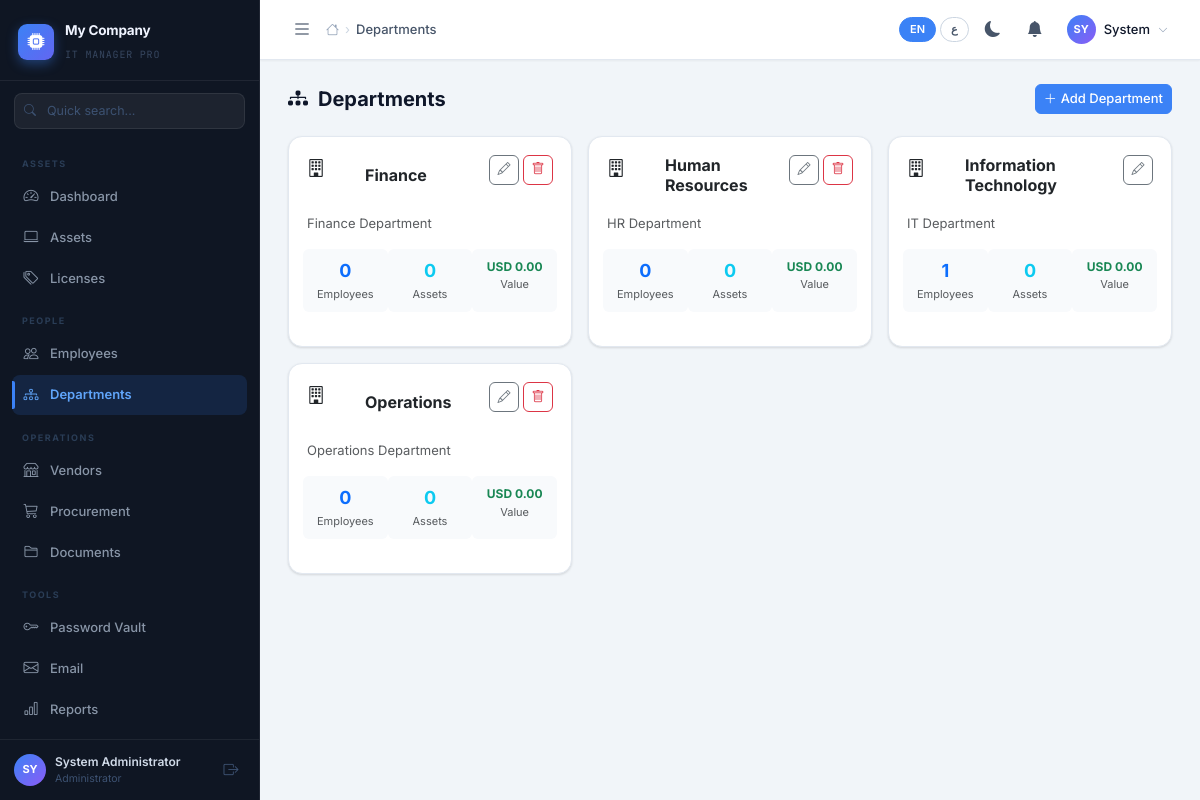
Page /pages/departments.php (signed in) on the committed database.
### tables this page shows
CREATE TABLE IF NOT EXISTS `users` (
  `id`             INT UNSIGNED AUTO_INCREMENT PRIMARY KEY,
  `username`       VARCHAR(50)  NOT NULL UNIQUE,
  `email`          VARCHAR(150) NOT NULL UNIQUE,
  `password_hash`  VARCHAR(255) NOT NULL,
  `role_id`        INT UNSIGNED NOT NULL,
  `department_id`  INT UNSIGNED NULL,
  `full_name`      VARCHAR(150) NOT NULL,
  `phone`          VARCHAR(30),
  `job_title`      VARCHAR(100),
  `avatar`         VARCHAR(255),
  `employee_id`    VARCHAR(50)  UNIQUE,
  `status`         ENUM('active','inactive','suspended') DEFAULT 'active',
  `vault_key_hash` VARCHAR(255) NULL,
  `vault_salt`     VARCHAR(64)  NULL,
  `theme`          ENUM('light','dark') DEFAULT 'light',
  `language`       ENUM('en','ar')      DEFAULT 'en',
  `last_login`     TIMESTAMP NULL,
  `login_attempts` TINYINT  DEFAULT 0,
  `locked_until`   TIMESTAMP NULL,
  `created_at`     TIMESTAMP DEFAULT CURRENT_TIMESTAMP,
  `updated_at`     TIMESTAMP DEFAULT CURRENT_TIMESTAMP ON UPDATE CURRENT_TIMESTAMP,
  FOREIGN KEY (`role_id`)       REFERENCES `roles`(`id`),
  FOREIGN KEY (`department_id`) REFERENCES `departments`(`id`) ON DELETE SET NULL
);

CREATE TABLE IF NOT EXISTS `roles` (
  `id`          INT UNSIGNED AUTO_INCREMENT PRIMARY KEY,
  `name`        VARCHAR(50)  NOT NULL UNIQUE,
  `description` VARCHAR(255),
  `is_system`   TINYINT(1)   DEFAULT 0,
  `color`       VARCHAR(20)  DEFAULT 'primary',
  `created_at`  TIMESTAMP    DEFAULT CURRENT_TIMESTAMP
);

CREATE TABLE IF NOT EXISTS `departments` (
  `id`          INT UNSIGNED AUTO_INCREMENT PRIMARY KEY,
  `name`        VARCHAR(100) NOT NULL,
  `name_ar`     VARCHAR(100),
  `description` TEXT,
  `manager_id`  INT UNSIGNED NULL,
  `budget`      DECIMAL(15,2) DEFAULT 0,
  `created_at`  TIMESTAMP DEFAULT CURRENT_TIMESTAMP,
  `updated_at`  TIMESTAMP DEFAULT CURRENT_TIMESTAMP ON UPDATE CURRENT_TIMESTAMP
);

### config/database.php (called while the page is built, shortened)
<?php
class Database {
    private static ?PDO $instance = null;
    public static function getInstance(): PDO {
        if (self::$instance === null) {
            $dsn = sprintf(
                'mysql:host=%s;port=%s;dbname=%s;charset=%s',
                DB_HOST, DB_PORT, DB_NAME, DB_CHARSET
            );
            $options = [
                PDO::ATTR_ERRMODE            => PDO::ERRMODE_EXCEPTION,
                PDO::ATTR_DEFAULT_FETCH_MODE => PDO::FETCH_ASSOC,
                PDO::ATTR_EMULATE_PREPARES   => false,
                PDO::MYSQL_ATTR_INIT_COMMAND => "SET NAMES utf8mb4 COLLATE utf8mb4_unicode_ci",
            ];
            try {
                self::$instance = new PDO($dsn, DB_USER, DB_PASS, $options);
            } catch (PDOException $e) {
                error_log('DB Connection failed: ' . $e->getMessage());
                die(json_encode(['error' => 'Database connection failed']));
            }
        }
        return self::$instance;
    }
}

### classes/Auth.php (called while the page is built, shortened)
<?php
class Auth {
    private static ?Auth $instance = null;
    private PDO $db;
    private ?array $user = null;
    private array $permissions = [];
    public static function getInstance(): Auth {
        if (self::$instance === null) self::$instance = new Auth();
        return self::$instance;
    }
    private function __construct() {
        $this->db = Database::getInstance();
        if (!empty($_SESSION['user_id'])) {
            $this->loadUser((int)$_SESSION['user_id']);
        }
    }
    private function loadUser(int $userId): void {
        $stmt = $this->db->prepare(
            "SELECT u.*, r.name as role_name FROM users u JOIN roles r ON u.role_id=r.id WHERE u.id=? AND u.status='active' LIMIT 1"
        );
        $stmt->execute([$userId]);
        $user = $stmt->fetch();
        $this->user = $user;
        $this->loadPermissions();
    }
    private function loadPermissions(): void {
        $stmt = $this->db->prepare(
            "SELECT p.module, p.action FROM permissions p JOIN role_permissions rp ON p.id=rp.permission_id WHERE rp.role_id=?"
        );
        $stmt->execute([$this->user['role_id']]);
        $this->permissions = [];
        foreach ($stmt->fetchAll() as $row) {
            $this->permissions[$row['module']][$row['action']] = true;
        }
    }
    public function getUser(): ?array  { return $this->user; }
    public function can(string $module, string $action = 'view'): bool {
        return isset($this->permissions[$module][$action]);
    }
    public function generateCsrfToken(): string {
        return $_SESSION['csrf_token'];
    }
    public function getTheme(): string { return $this->user['theme'] ?? ($_SESSION['theme'] ?? 'light'); }
    public function getLang(): string  { return $this->user['language'] ?? ($_SESSION['lang'] ?? 'en'); }
}

### includes/bootstrap.php (called while the page is built, shortened)
<?php
require_once __DIR__ . '/../config/database.php';
require_once __DIR__ . '/../classes/Auth.php';
require_once __DIR__ . '/../includes/functions.php';
$auth = Auth::getInstance();

### includes/functions.php (called while the page is built, shortened)
<?php
$_ITSM_LANG = [];
function loadLang(string $lang = 'en'): void {
    $f = APP_ROOT . '/lang/' . ($lang === 'ar' ? 'ar' : 'en') . '.php';
    $_ITSM_LANG = file_exists($f) ? require $f : [];
}
function __(string $key, array $rep = []): string {
    global $_ITSM_LANG;
    $s = $_ITSM_LANG[$key] ?? $key;
    return $s;
}
function h(mixed $v): string { return htmlspecialchars((string)$v, ENT_QUOTES | ENT_SUBSTITUTE, 'UTF-8'); }
function getSetting(string $key, string $default = ''): string {
    static $cache = null;
    if ($cache === null) {
        try {
            $rows = Database::getInstance()->query("SELECT `key`,`value` FROM `settings`")->fetchAll();
            $cache = array_column($rows, 'value', 'key');
        } catch (Throwable $e) { $cache = []; }
    }
    return (string)($cache[$key] ?? $default);
}
function formatMoney(float $amt, ?string $cur = null): string {
    $c = $cur ?? getSetting('currency', 'USD');
    return $c . ' ' . number_format($amt, 2);
}

### pages/departments.php (the view, shortened to what this page needs)
<?php
require_once __DIR__ . '/../includes/bootstrap.php';
$auth->requirePermission('departments','view');
$breadcrumb = [['label'=>__('dept_title'),'active'=>true]];
$depts = $db->query(
    "SELECT d.*, u.full_name as manager_name,
     (SELECT COUNT(*) FROM users e WHERE e.department_id=d.id AND e.status='active') as emp_count,
     (SELECT COUNT(*) FROM assets a WHERE a.department_id=d.id) as asset_count,
     (SELECT COALESCE(SUM(a.price),0) FROM assets a WHERE a.department_id=d.id) as asset_value
     FROM departments d LEFT JOIN users u ON d.manager_id=u.id ORDER BY d.name"
)->fetchAll();
include APP_ROOT . '/includes/header.php';
?>
<div class="page-header">
  <h1 class="page-title"><i class="bi bi-diagram-3-fill"></i> <?= h(__('dept_title')) ?></h1>
  <?php if ($auth->can('departments','add')): ?>
  <button class="btn btn-sm btn-primary" data-bs-toggle="modal" data-bs-target="#modalDept" onclick="resetDeptModal()">
    <i class="bi bi-plus-lg me-1"></i><?= h(__('dept_add')) ?>
  </button>
  <?php endif; ?>
</div>
<div class="row g-3">
  <?php foreach ($depts as $d):
  ?>
  <div class="col-md-6 col-lg-4">
    <div class="card hover-lift h-100">
      <div class="card-body">
        <div class="d-flex align-items-start justify-content-between mb-3">
          <div class="d-flex align-items-center gap-3">
            <div class="stat-icon primary" style="width:42px;height:42px;font-size:18px;flex-shrink:0;"><i class="bi bi-building"></i></div>
            <div>
              <h6 class="mb-0 fw-bold"><?= h($d['name']) ?></h6>
            </div>
          </div>
          <div class="d-flex gap-1">
            <?php if ($auth->can('departments','edit')): ?>
            <button class="btn btn-icon btn-sm btn-outline-secondary" onclick="editDept(<?= $d['id'] ?>)"><i class="bi bi-pencil"></i></button>
            <?php endif; ?>
            <?php if ($auth->can('departments','delete') && $d['emp_count']==0): ?>
            <button class="btn btn-icon btn-sm btn-outline-danger" onclick="confirmDelete('<?= APP_URL ?>/actions/dept_delete.php?id=<?= $d['id'] ?>&csrf_token=<?= h($auth->generateCsrfToken()) ?>')"><i class="bi bi-trash"></i></button>
            <?php endif; ?>
          </div>
        </div>
        <?php if ($d['description']): ?><p class="text-muted mb-3" style="font-size:13px;"><?= h($d['description']) ?></p><?php endif; ?>
        <div class="row g-2 mb-3">
          <div class="col-4 text-center p-2 rounded" style="background:var(--surface-2);">
            <div class="fw-bold text-primary" style="font-size:18px;"><?= $d['emp_count'] ?></div>
            <div class="text-muted" style="font-size:11px;"><?= h(__('dept_employees')) ?></div>
          </div>
          <div class="col-4 text-center p-2 rounded" style="background:var(--surface-2);">
            <div class="fw-bold text-info" style="font-size:18px;"><?= $d['asset_count'] ?></div>
            <div class="text-muted" style="font-size:11px;"><?= h(__('nav_assets')) ?></div>
          </div>
          <div class="col-4 text-center p-2 rounded" style="background:var(--surface-2);">
            <div class="fw-bold text-success" style="font-size:12px;"><?= formatMoney($d['asset_value']) ?></div>
            <div class="text-muted" style="font-size:11px;">Value</div>
          </div>
        </div>
      </div>
    </div>
  </div>
  <?php endforeach; ?>
</div>
<?php include APP_ROOT . '/includes/footer.php'; ?>

### includes/header.php (shortened to what this page needs)
<?php
$currentUser = $auth->getUser();
$theme       = $auth->getTheme();
$lang        = $auth->getLang();
$isRTL       = ($lang === 'ar');
$dir         = $isRTL ? 'rtl' : 'ltr';
$companyName = getSetting('company_name', APP_NAME);
$companyLogo = getSetting('company_logo', '');
$curPage = basename(parse_url($_SERVER['REQUEST_URI'] ?? '/', PHP_URL_PATH));
function isNav(string $page, string $curPage): string {
    return str_contains($curPage, str_replace('.php','',$page)) ? 'active' : '';
}
?>
<!DOCTYPE html>
<html lang="<?= h($lang) ?>" dir="<?= $dir ?>" data-bs-theme="<?= h($theme) ?>">
<head>
<link rel="stylesheet" href="https://cdn.jsdelivr.net/npm/bootstrap@5.3.3/dist/css/bootstrap.min.css">
<link rel="stylesheet" href="https://cdn.jsdelivr.net/npm/bootstrap-icons@1.11.3/font/bootstrap-icons.min.css">
<link rel="stylesheet" href="<?= APP_URL ?>/assets/css/app.css">
</head>
<body>
<aside class="sidebar" id="appSidebar">
  <div class="sidebar-brand">
    <?php if ($companyLogo && file_exists(UPLOAD_DIR.'logos/'.$companyLogo)): ?>
      <img src="<?= APP_URL ?>/uploads/logos/<?= h($companyLogo) ?>" class="brand-logo-img" alt="Logo">
    <?php else: ?>
      <div class="brand-logo-box"><i class="bi bi-cpu-fill"></i></div>
    <?php endif; ?>
    <div>
      <span class="brand-name"><?= h($companyName) ?></span>
      <span class="brand-ver">IT MANAGER PRO</span>
    </div>
  </div>
  <div class="sidebar-search">
    <div class="sb-search-wrap">
      <i class="bi bi-search sb-search-icon"></i>
      <input type="text" id="globalSearch" class="sb-search-input"
             placeholder="<?= h(__('search_placeholder')) ?>" autocomplete="off">
    </div>
  </div>
  <nav class="sidebar-nav">
    <?php
    $groups = [
      __('nav_assets_inv') => [
        ['bi-speedometer2', __('nav_dashboard'),  '/pages/dashboard.php',   'dashboard','view'],
        ['bi-laptop',       __('nav_assets'),      '/pages/assets.php',       'assets',   'view'],
        ['bi-tags',         __('nav_licenses'),    '/pages/licenses.php',     'licenses', 'view'],
      ],
      __('nav_people') => [
        ['bi-people',       __('nav_employees'),   '/pages/users.php',        'users',    'view'],
        ['bi-diagram-3',    __('nav_departments'), '/pages/departments.php',  'departments','view'],
      ],
      __('nav_operations') => [
        ['bi-shop',         __('nav_vendors'),     '/pages/vendors.php',      'vendors',  'view'],
        ['bi-cart3',        __('nav_procurement'), '/pages/procurement.php',  'procurement','view'],
        ['bi-folder2',      __('nav_documents'),   '/pages/documents.php',    'documents','view'],
      ],
      __('nav_tools') => [
        ['bi-key',          __('nav_vault'),       '/pages/vault.php',        'vault',    'view'],
        ['bi-envelope',     __('nav_email'),       '/pages/email.php',        'email',    'view'],
        ['bi-bar-chart',    __('nav_reports'),     '/pages/reports.php',      'reports',  'view'],
        ['bi-file-earmark-arrow-up', __('nav_import'), '/pages/import.php',   'assets',  'add'],
      ],
      __('nav_admin') => [
        ['bi-shield-lock',  __('nav_roles'),       '/pages/roles.php',        'roles',    'view'],
        ['bi-journal-text', __('nav_audit'),       '/pages/audit.php',        'audit',    'view'],
        ['bi-gear',         __('nav_settings'),    '/pages/settings.php',     'settings', 'view'],
      ],
    ];
    foreach ($groups as $label => $items):
        $visible = array_filter($items, fn($i) => $auth->can($i[3], $i[4]));
    ?>
    <div class="nav-section">
      <div class="nav-section-title"><?= h($label) ?></div>
      <?php foreach ($visible as [$icon, $name, $href, , ]):
        $active = isNav(basename($href), $curPage); ?>
      <a href="<?= APP_URL . h($href) ?>" class="nav-link-item <?= $active ?>">
        <i class="bi <?= h($icon) ?>"></i><span><?= h($name) ?></span>
      </a>
      <?php endforeach; ?>
    </div>
    <?php endforeach; ?>
  </nav>
  <div class="sidebar-footer">
    <a href="<?= APP_URL ?>/pages/profile.php" class="sb-user-link">
      <div class="sb-avatar">
        <?php if (!empty($currentUser['avatar']) && file_exists(UPLOAD_DIR.'avatars/'.$currentUser['avatar'])): ?>
          <img src="<?= APP_URL ?>/uploads/avatars/<?= h($currentUser['avatar']) ?>" alt="">
        <?php else: ?>
          <?= h(mb_strtoupper(mb_substr($currentUser['full_name'] ?? 'U', 0, 2))) ?>
        <?php endif; ?>
      </div>
      <div>
        <span class="sb-user-name"><?= h($currentUser['full_name']) ?></span>
        <span class="sb-user-role"><?= h($currentUser['role_name']) ?></span>
      </div>
    </a>
    <a href="<?= APP_URL ?>/actions/logout.php" class="sb-logout-btn" title="<?= h(__('nav_logout')) ?>">
      <i class="bi bi-box-arrow-<?= $isRTL ? 'left' : 'right' ?>"></i>
    </a>
  </div>
</aside>
<div class="main-wrapper" id="mainWrapper">
  <header class="topbar">
    <div class="topbar-left">
      <button class="topbar-toggle" id="sidebarToggle"><i class="bi bi-list"></i></button>
      <nav class="topbar-breadcrumb d-none d-md-flex">
        <a href="<?= APP_URL ?>/pages/dashboard.php"><i class="bi bi-house"></i></a>
        <?php if (isset($breadcrumb)): foreach ($breadcrumb as $bc): ?>
          <span class="sep">›</span>
          <?php if (isset($bc['url'])): ?>
            <a href="<?= h($bc['url']) ?>"><?= h($bc['label']) ?></a>
          <?php else: ?>
            <span class="current"><?= h($bc['label']) ?></span>
          <?php endif; ?>
        <?php endforeach; endif; ?>
      </nav>
    </div>
    <div class="topbar-right">
      <div class="lang-switcher">
        <button class="lang-pill <?= $lang==='en'?'active':'' ?>" onclick="switchLang('en')">EN</button>
        <button class="lang-pill <?= $lang==='ar'?'active':'' ?>" onclick="switchLang('ar')">ع</button>
      </div>
      <button class="tb-btn" id="themeToggle" title="Toggle theme">
        <i class="bi bi-<?= $theme==='dark'?'sun-fill':'moon-fill' ?>"></i>
      </button>
      <div class="dropdown">
        <button class="tb-btn position-relative" data-bs-toggle="dropdown">
          <i class="bi bi-bell-fill"></i>
        </button>
      </div>
      <div class="dropdown">
        <button class="tb-user-btn" data-bs-toggle="dropdown">
          <div class="tb-avatar">
            <?php if (!empty($currentUser['avatar']) && file_exists(UPLOAD_DIR.'avatars/'.$currentUser['avatar'])): ?>
              <img src="<?= APP_URL ?>/uploads/avatars/<?= h($currentUser['avatar']) ?>" alt="">
            <?php else: ?>
              <?= h(mb_strtoupper(mb_substr($currentUser['full_name']??'U',0,2))) ?>
            <?php endif; ?>
          </div>
          <span class="d-none d-md-inline"><?= h(explode(' ',$currentUser['full_name'])[0]) ?></span>
          <i class="bi bi-chevron-down" style="font-size:10px;color:var(--text-3)"></i>
        </button>
      </div>
    </div>
  </header>
  <main class="page-body">

### rows in the picture
users: full_name "SY", full_name "System Administrator", role.name "Administrator", full_name "System"
departments: name "Finance", description "Finance Department", emp_count "0", asset_count "0", asset_value "USD 0.00"
departments: name "Human Resources", description "HR Department", emp_count "0", asset_count "0", asset_value "USD 0.00"
departments: name "Information Technology", description "IT Department", emp_count "1", asset_count "0", asset_value "USD 0.00"
departments: name "Operations", description "Operations Department", emp_count "0", asset_count "0", asset_value "USD 0.00"

### other values in the picture
$companyName "My Company"
$label "ASSETS"
$name "Dashboard"
$name "Assets"
$name "Licenses"
$label "PEOPLE"
$name "Employees"
$name "Departments"
$label "OPERATIONS"
$name "Vendors"
$name "Procurement"
$name "Documents"
$label "TOOLS"
$name "Password Vault"
$name "Email"
